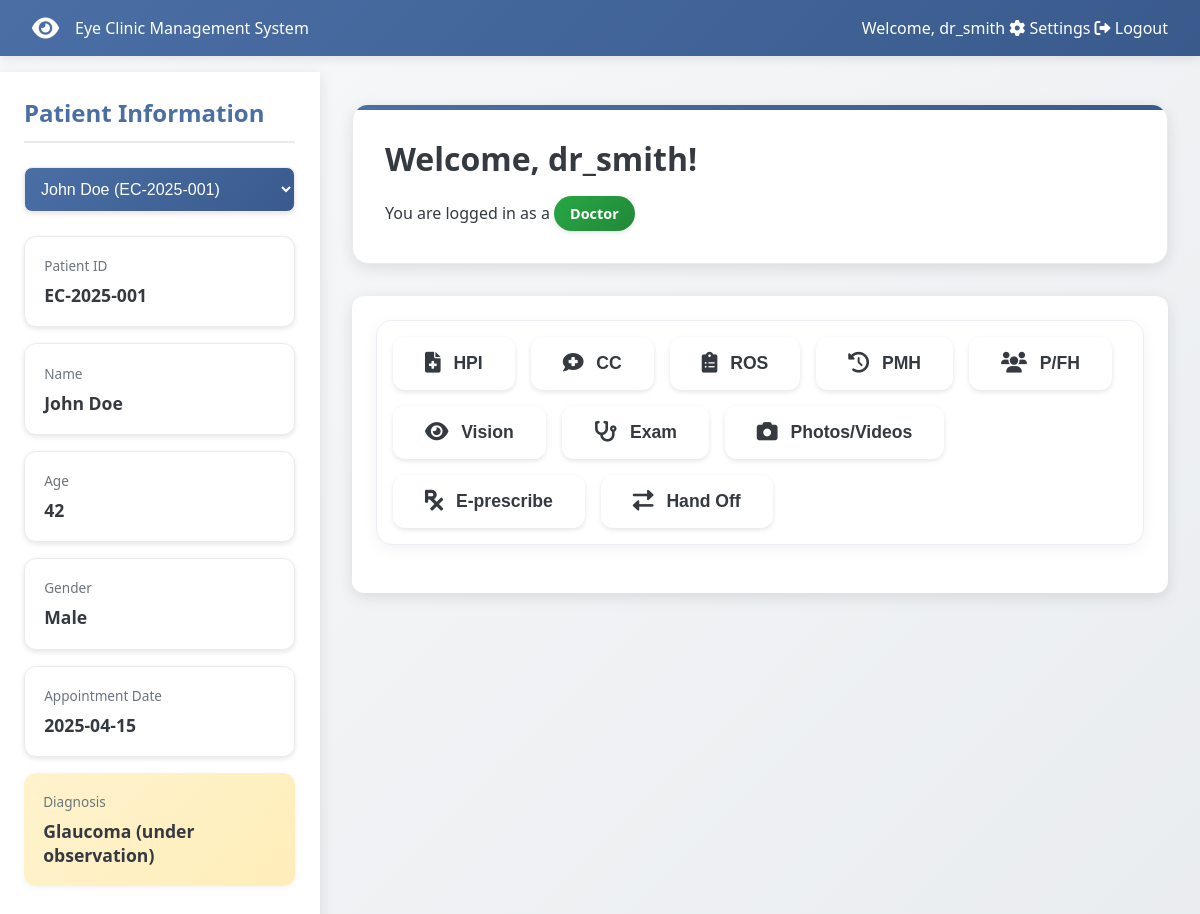
Page /dashboard (signed in) on the committed database.
### models.py (models this page shows, shortened)
class User(db.Model):
    id = db.Column(db.Integer, primary_key=True)
    username = db.Column(db.String(80), unique=True, nullable=False)
    email = db.Column(db.String(120), unique=True, nullable=False)
    password_hash = db.Column(db.String(120), nullable=False)
    role = db.Column(db.String(80), nullable=False)
    name = db.Column(db.String(120))
    status = db.Column(db.String(20), default='active')
    last_login = db.Column(db.DateTime, default=lambda: datetime.now(timezone.utc))
    custom_permissions = db.Column(db.String(500))  # Store tab permissions as comma-separated string
    created_at = db.Column(db.DateTime, default=lambda: datetime.now(timezone.utc))
    updated_at = db.Column(db.DateTime, default=lambda: datetime.now(timezone.utc), onupdate=lambda: datetime.now(timezone.utc))
    def get_custom_permissions(self):
        if self.custom_permissions:
            return self.custom_permissions.split(',')
        return []

class Patient(db.Model):
    id = db.Column(db.String(20), primary_key=True)
    name = db.Column(db.String(100), nullable=False)
    age = db.Column(db.Integer)
    gender = db.Column(db.String(10))
    appointment_date = db.Column(db.Date)
    diagnosis = db.Column(db.Text)
    created_at = db.Column(db.DateTime, default=datetime.utcnow)
    updated_at = db.Column(db.DateTime, default=datetime.utcnow, onupdate=datetime.utcnow)
    def to_dict(self):
        return {
            'id': self.id,
            'name': self.name,
            'age': self.age,
            'gender': self.gender,
            'appointment_date': self.appointment_date.isoformat() if self.appointment_date else None,
            'diagnosis': self.diagnosis,
            'created_at': self.created_at.isoformat() if self.created_at else None,
            'updated_at': self.updated_at.isoformat() if self.updated_at else None
        }

### app.py (the view)
@app.route('/dashboard')
@login_required
def dashboard():
    role = session['role']
    user = User.query.filter_by(username=session['username']).first()
    custom_permissions = user.get_custom_permissions() if user else []
    if custom_permissions:
        accessible_tabs = {
            tab: tab in custom_permissions
            for tab in TAB_PERMISSIONS.keys()
        }
    else:
        accessible_tabs = {
            tab: tab in [t for t, roles in TAB_PERMISSIONS.items() if role in roles]
            for tab in TAB_PERMISSIONS.keys()
        }
    role_stats = {
        'Admin': {
            'total_patients': Patient.query.count(),
            'active_cases': Patient.query.filter(Patient.diagnosis.isnot(None)).count(),
            'pending_reviews': Patient.query.filter(Patient.diagnosis.is_(None)).count()
        },
        'Doctor': {
            'patients_today': Patient.query.filter_by(appointment_date=datetime.now().date()).count(),
            'pending_reports': Patient.query.filter(Patient.diagnosis.is_(None)).count(),
            'prescriptions': 8  # This would come from a prescriptions table in a real app
        },
        'Nurse': {
            'assigned_patients': Patient.query.count(),
            'vitals_pending': 3,  # This would come from a vitals table in a real app
            'follow_ups': 4  # This would come from a follow-ups table in a real app
        },
        'Intern': {
            'observed_cases': 10,  # This would come from a cases table in a real app
            'assisted_cases': 5,
            'study_hours': 15
        },
        'Receptionist': {
            'appointments_today': Patient.query.filter_by(appointment_date=datetime.now().date()).count(),
            'check_ins': 15,  # This would come from a check-ins table in a real app
            'pending_calls': 4  # This would come from a calls table in a real app
        },
        'Pharmacist': {
            'prescriptions_pending': 12,  # This would come from a prescriptions table in a real app
            'completed_orders': 35,
            'inventory_alerts': 3
        }
    }
    can_view_patient_info = role in PATIENT_INFO_ACCESS
    current_patient = None
    if can_view_patient_info:
        current_patient = Patient.query.get(session.get('selected_patient_id'))
        if not current_patient:
            current_patient = Patient.query.first()
            if current_patient:
                session['selected_patient_id'] = current_patient.id
    return render_template('dashboard.html',
                         username=session['username'],
                         role=role,
                         tabs=accessible_tabs,
                         stats=role_stats[role],
                         can_view_patient_info=can_view_patient_info,
                         patient_data=current_patient.to_dict() if current_patient else None,
                         all_patients=[p.to_dict() for p in Patient.query.all()] if can_view_patient_info else None,
                         users=[u.to_dict() for u in User.query.all()] if role == 'Admin' else None)

### app.py (called while the page is built)
def login_required(f):
    @wraps(f)
    def decorated_function(*args, **kwargs):
        if 'username' not in session:
            flash('Please log in first.')
            return redirect(url_for('login'))
        return f(*args, **kwargs)
    return decorated_function

### templates/dashboard.html (shortened to what this page needs)
<!DOCTYPE html>
<html lang="en">
<head>
    <link rel="stylesheet" href="https://cdnjs.cloudflare.com/ajax/libs/font-awesome/6.0.0/css/all.min.css">
</head>
<body>
    <nav class="navbar">
        <div class="navbar-brand">
            <i class="fas fa-eye"></i>
            <span>Eye Clinic Management System</span>
        </div>
        <div class="navbar-right">
            <span>Welcome, {{ username }}</span>
            <a href="#" class="nav-button" onclick="showTab('Settings')">
                <i class="fas fa-cog"></i>
                Settings
            </a>
            <a href="{{ url_for('logout') }}" class="nav-button">
                <i class="fas fa-sign-out-alt"></i>
                Logout
            </a>
        </div>
    </nav>
    <div class="main-content">
        {% if can_view_patient_info %}
        <div class="patient-sidebar">
            <div class="patient-info">
                <h2>Patient Information</h2>
                <div class="patient-selector" style="margin-bottom: 1.5rem;">
                    <select id="patient-select" class="form-control" onchange="selectPatient(this.value)" style="width: 100%; padding: 0.75rem; border: 1px solid var(--border-color); border-radius: 8px; background-color: white; font-size: 1rem;">
                    {% for patient in all_patients %}
                        <option value="{{ patient.id }}" {% if patient.id == patient_data.id %}selected{% endif %}>
                            {{ patient.name }} ({{ patient.id }})
                        </option>
                    {% endfor %}
                </select>
            </div>
                {% if patient_data %}
                <div class="info-group">
                    <div class="info-label">Patient ID</div>
                    <div class="info-value">{{ patient_data.id }}</div>
                </div>
                <div class="info-group">
                    <div class="info-label">Name</div>
                    <div class="info-value">{{ patient_data.name }}</div>
                </div>
                <div class="info-group">
                    <div class="info-label">Age</div>
                    <div class="info-value">{{ patient_data.age }}</div>
                </div>
                <div class="info-group">
                    <div class="info-label">Gender</div>
                    <div class="info-value">{{ patient_data.gender }}</div>
                </div>
                <div class="info-group">
                    <div class="info-label">Appointment Date</div>
                    <div class="info-value">{{ patient_data.appointment_date }}</div>
                </div>
                <div class="diagnosis">
                    <div class="info-label">Diagnosis</div>
                    <div class="info-value">{{ patient_data.diagnosis }}</div>
                </div>
                {% else %}
                <div class="info-group">
                    <div class="info-value">No patient selected</div>
                </div>
                {% endif %}
            </div>
        </div>
        {% endif %}
        <div class="dashboard-container">
            <div class="welcome-card">
                <h1>Welcome, {{ username }}!</h1>
                <p>You are logged in as a <span class="role-badge role-{{ role }}">{{ role }}</span></p>
            </div>
            <div class="tabs-container">
                <div class="tab-buttons">
                    {% for tab, has_access in tabs.items() %}
                        {% if has_access and tab != 'Settings' %}
                        <button class="tab-button" onclick="showTab('{{ tab }}')">
                            {% if tab == 'Manage Users' %}
                                <i class="fas fa-users"></i>
                            {% elif tab == 'HPI' %}
                                <i class="fas fa-file-medical"></i>
                            {% elif tab == 'CC' %}
                                <i class="fas fa-comment-medical"></i>
                            {% elif tab == 'ROS' %}
                                <i class="fas fa-clipboard-list"></i>
                            {% elif tab == 'PMH' %}
                                <i class="fas fa-history"></i>
                            {% elif tab == 'P/FH' %}
                                <i class="fas fa-users"></i>
                            {% elif tab == 'Vision' %}
                                <i class="fas fa-eye"></i>
                            {% elif tab == 'Exam' %}
                                <i class="fas fa-stethoscope"></i>
                            {% elif tab == 'Photos/Videos' %}
                                <i class="fas fa-camera"></i>
                            {% elif tab == 'E-prescribe' %}
                                <i class="fas fa-prescription"></i>
                            {% elif tab == 'Hand Off' %}
                                <i class="fas fa-exchange-alt"></i>
                            {% endif %}
                                {{ tab }}
                            </button>
                        {% endif %}
                    {% endfor %}
                </div>
            </div>
        </div>
    </div>
</body>
</html>

### rows in the picture
User: username "dr_smith", role "Doctor"
Patient: id "EC-2025-001", name "John Doe", gender "Male", diagnosis "Glaucoma (under observation)"

### other values in the picture
{{ patient_data.age }} "42"
{{ patient_data.appointment_date }} "2025-04-15"
{{ tab }} "HPI" "CC" "ROS" "PMH" "P/FH" "Vision" "Exam" "Photos/Videos" "E-prescribe" "Hand Off"
form field value "John Doe (EC-2025-001)"
